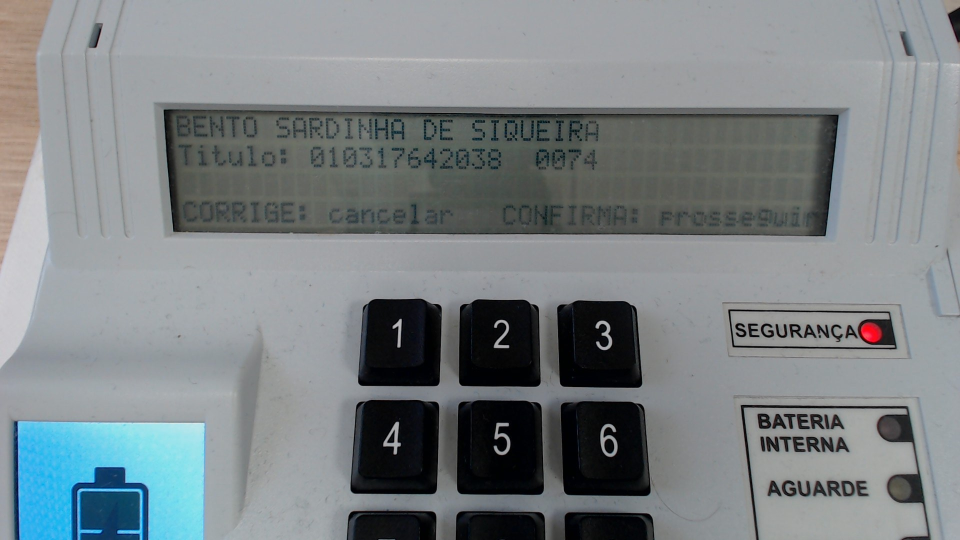
#> input picture Resources/P4.7.jpg, 1920 x 1080 px (shown at 1/2 size)
$ python Main.py
#> lines starting #> are read from the running program, lines starting #| are printed output that depends on the picture; after the words box and inside, x2 and y2 are one past the last pixel; in counts of white or black regions, pixels touching at a corner belong together
### Rectify.py
import cv2
import numpy as np


class Rectify:
    def __init__(self, frame):
        self.frame = frame

    def Rectify(self):
        try:
            areas, list_points, area_aux, points_aux, point1, point4, aux1, aux2 = [], [], 0, 0, 0, 0, [], []

            # Pré-processamentos necessários para destacar borda e retificar a imagem.
            image_blur = cv2.GaussianBlur(self.frame, (7, 7), 1)
            image_gray = cv2.cvtColor(image_blur, cv2.COLOR_BGR2GRAY)
            image_canny = cv2.Canny(image_gray, 15, 15, 3)
            kernel = np.ones((5, 5))
            image_dilate = cv2.dilate(image_canny, kernel, iterations=1)

            contours, hierarchy = cv2.findContours(image_dilate, cv2.RETR_EXTERNAL, cv2.CHAIN_APPROX_SIMPLE)

            for c in contours:
                area = cv2.contourArea(c)
                areas.append(area)
                perimeter = cv2.arcLength(c, True)
                approx = cv2.approxPolyDP(c, 0.02 * perimeter, True)
                list_points.append(approx)

            i = 0
            for n in areas:
                if n > area_aux:
                    area_aux = n

                    if len(list_points[i]) == 4:
                        points_aux = list_points[i]

                i = i + 1

            sum0 = points_aux[0, 0, 0] + points_aux[0, 0, 1]
            sum1 = points_aux[1, 0, 0] + points_aux[1, 0, 1]
            sum2 = points_aux[2, 0, 0] + points_aux[2, 0, 1]
            sum3 = points_aux[3, 0, 0] + points_aux[3, 0, 1]

            bigger = max([sum0, sum1, sum2, sum3])
            smaller = min([sum0, sum1, sum2, sum3])

            if bigger == sum0:
                point4 = [points_aux[0, 0, 0], points_aux[0, 0, 1]]
                sum0 = 0
            elif bigger == sum1:
                point4 = [points_aux[1, 0, 0], points_aux[1, 0, 1]]
                sum1 = 0
            elif bigger == sum2:
                point4 = [points_aux[2, 0, 0], points_aux[2, 0, 1]]
                sum2 = 0
            elif bigger == sum3:
                point4 = [points_aux[3, 0, 0], points_aux[3, 0, 1]]
                sum3 = 0

            if smaller == sum0:
                point1 = [points_aux[0, 0, 0], points_aux[0, 0, 1]]
                sum0 = 0
            elif smaller == sum1:
                point1 = [points_aux[1, 0, 0], points_aux[1, 0, 1]]
                sum1 = 0
            elif smaller == sum2:
                point1 = [points_aux[2, 0, 0], points_aux[2, 0, 1]]
                sum2 = 0
            elif smaller == sum3:
                point1 = [points_aux[3, 0, 0], points_aux[3, 0, 1]]
                sum3 = 0

            list_sum = [sum0, sum1, sum2, sum3]

            j = 0
            for n in list_sum:
                if n == 0:
                    list_sum.remove(n)
                j += 1

            if list_sum[0] == sum0:
                aux1 = [points_aux[0, 0, 0], points_aux[0, 0, 1]]
            elif list_sum[0] == sum1:
                aux1 = [points_aux[1, 0, 0], points_aux[1, 0, 1]]
            elif list_sum[0] == sum2:
                aux1 = [points_aux[2, 0, 0], points_aux[2, 0, 1]]
            elif list_sum[0] == sum3:
                aux1 = [points_aux[3, 0, 0], points_aux[3, 0, 1]]

            if list_sum[1] == sum0:
                aux2 = [points_aux[0, 0, 0], points_aux[0, 0, 1]]
            elif list_sum[1] == sum1:
                aux2 = [points_aux[1, 0, 0], points_aux[1, 0, 1]]
            elif list_sum[1] == sum2:
                aux2 = [points_aux[2, 0, 0], points_aux[2, 0, 1]]
            elif list_sum[1] == sum3:
                aux2 = [points_aux[3, 0, 0], points_aux[3, 0, 1]]

            if aux1[0] > aux2[0]:
                point2 = aux1
                point3 = aux2
            else:
                point3 = aux1
                point2 = aux2

            list_out = [point1[0], point1[1], point2[0], point2[1], point3[0], point3[1], point4[0], point4[1]]

            points_in = np.float32([[list_out[0], list_out[1]], [list_out[2], list_out[3]],
                                    [list_out[4], list_out[5]], [list_out[6], list_out[7]]])

            points_out = np.float32([[0, 0], [1920, 0], [0, 1080], [1920, 1080]])

            matrix = cv2.getPerspectiveTransform(points_in, points_out)
            rectify = cv2.warpPerspective(self.frame, matrix, (1920, 1080))

            return rectify
        except(Exception,):
            return self.frame

### Main.py
# A princípio foi determinado a escolha da melhor posição do braço robótico para que a influência da luz externa
# não criasse reflexão e o angulo fosse compatível com a angulação da tela do terminal. Desta forma minimizamos a
# interferência desses fatores, diminuindo a necessidade de mais processos que melhorem a eficiência do OCR.
# Foi utilizado o easyocr, pois durante a fase de estudo apresentou melhores resultados em relação ao tesseract.
# O opencv e o numpy foram utilizados no código para o tratamento e processamento das imagens.

import easyocr
import cv2
import numpy as np
from Rectify import Rectify


# Criar função para destacar arestas e pegar a área da tela
def detect_contours(image_source, image_contour):
    n = 0

    contours, hierarchy = cv2.findContours(image_source, cv2.RETR_EXTERNAL, cv2.CHAIN_APPROX_NONE)

    for cnt in contours:
        area = cv2.contourArea(cnt)
        areaMin = 11000
        if area > areaMin:
            cv2.drawContours(image_contour, cnt, -1, (255, 0, 255), 7)
            perimeter = cv2.arcLength(cnt, True)

            approx = cv2.approxPolyDP(cnt, 0.02 * perimeter, True)

            n = approx.ravel()
            i = 0

            for _ in n:
                if i % 2 == 0:
                    x = n[i]
                    y = n[i + 1]
                    string = str(x) + " " + str(y)

                    if i == 0:
                        cv2.putText(image_contour, "Arrow tip", (x, y),
                                    cv2.FONT_HERSHEY_COMPLEX, 0.5, (255, 0, 0))
                    else:
                        cv2.putText(image_contour, string, (x, y),
                                    cv2.FONT_HERSHEY_COMPLEX, 0.5, (0, 255, 0))
                i = i + 1
    print(n)
    return n


# Criar função para retificar a imagem de acordo com a área da tela
def rectify_AOI(image_source):
    final = Rectify(image_source).Rectify()

    return final


# Criar função para realizar o pré-processamento
def preProcessing(image_source):
    image_blur = cv2.medianBlur(image_source, 5)
    image_pre_process = cv2.adaptiveThreshold(image_blur, 255, cv2.ADAPTIVE_THRESH_MEAN_C, cv2.THRESH_BINARY, 13, 3)
    imageBilateral = cv2.bilateralFilter(image_pre_process, 20, 200, 250)

    return imageBilateral


# Criar função para aplicar o easy OCR e retornar o que foi lido
def apply_easy_OCR(image_source):
    reader = easyocr.Reader(['pt', 'en'])
    result = reader.readtext(image_source, detail=0)

    return result


# Criar função para escrever a saída do OCR em um arquivo
# [5 lines left out: function generate_relatory, not called in this run]


# Primeiro fazemos a leitura da imagem baixada através desse link
# https://drive.google.com/drive/folders/1_tO59D1lwHeezLvmAQQY5xCk9yWhMblH?usp=sharing
# Lembrar de baixar a imagem e colocar na pasta resources
image = cv2.imread('Resources/P4.7.jpg', 1)  # Mudar o caminho da fot6
#> image is the input picture: shape (1080, 1920, 3); mean B, G, R 132.8, 130, 123.3

# Redefinimos o tamanho da imagem, pois isso melhorou a eficiència do OCR para nossa imagem
image = cv2.resize(image, (900, 600))
#> image: shape (600, 900, 3)

# Criamos uma cópia da imagem para não alterar a imagem original
imageContour = image.copy()

# Aplicamos um filtro de borramento Gaussiano para reduzir o ruído
imageBlur = cv2.GaussianBlur(image, (7, 7), 1)

# Transformamos o espaço de cor da imagem original para GRAY para poder aplicar o detector de bordas de Canny.
imageGray = cv2.cvtColor(imageBlur, cv2.COLOR_BGR2GRAY)

# Canny foi utilizado, pois, apresentaram melhores resultado em comparação com o Sobel.
imageCanny = cv2.Canny(imageGray, 70, 210, 3)
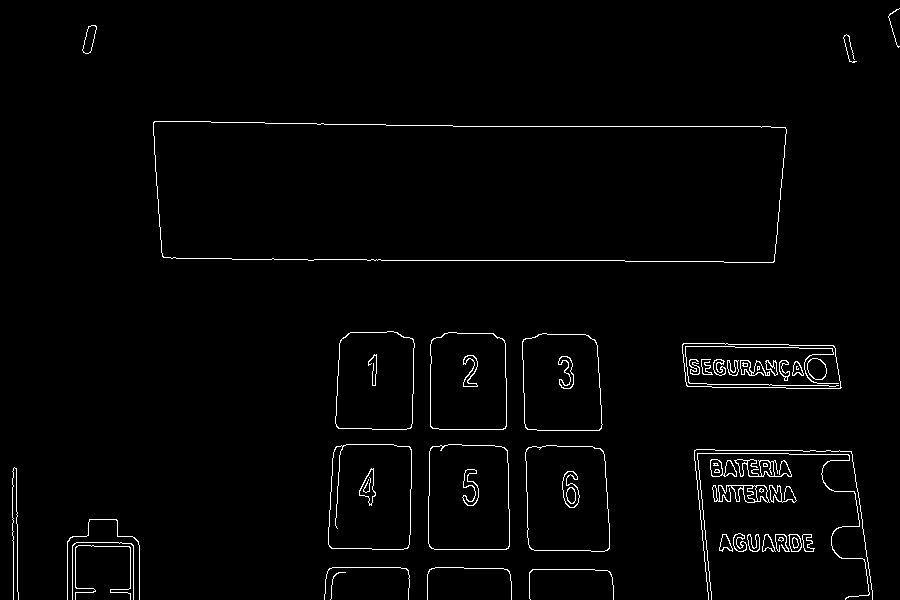
#> imageCanny: shape (600, 900); 1.9% white in thin lines or dots

# Foi utilizado uma dilatação para melhorar as bordas
kernel = np.ones((5, 5))
imageDilate = cv2.dilate(imageCanny, kernel, iterations=1)
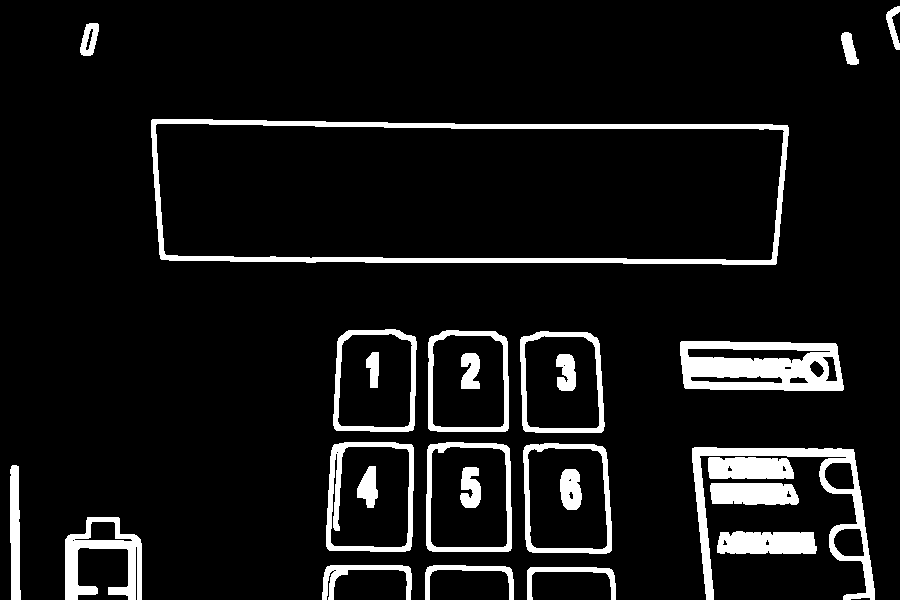
#> imageDilate: shape (600, 900); 8.6% white; 26 white regions

# Função utilizada para definir a área da tela e os pontos de interesse
frame = detect_contours(imageDilate, imageContour)
#> in detect_contours, `contours, hierarchy = cv2.findContours(image_source, cv2.RETR_EXTERNAL..`: contours = 20 contours; largest, box (x1, y1, x2, y2) and area: (151, 119, 789, 265) 87365, (523, 443, 612, 554) 9087, (326, 442, 414, 552) 9046, (426, 442, 512, 552) 9011, (520, 331, 605, 433) 7895
#> the loop in detect_contours, `for cnt in contours:` made 20 passes
#> (area, perimeter, n) on pass 17: (87365, 1543.7, [151, 120, 161, 259, 776, 263, 787, 125])
#> after the loop in detect_contours, `for cnt in contours:`:
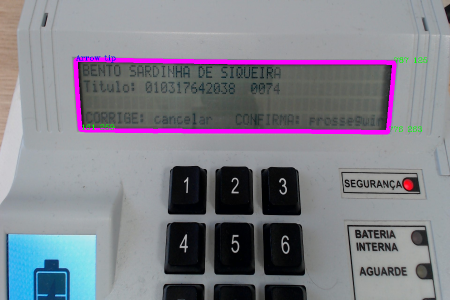
#> image_contour: shape (600, 900, 3) (shown at 1/2 size); mean B, G, R 136.2, 127.3, 126.8
#| [151 120 161 259 776 263 787 125]
#> frame = [151, 120, 161, 259, 776, 263, 787, 125]

# Aqui nós passamos os pontos de interesse da tela para fazer a retificação da imagem para melhorar ainda mais
# a eficiência do OCR.
rectifyImage = rectify_AOI(image)
#> in Rectify, `image_dilate = cv2.dilate(image_canny, kernel, iterations=1)`:
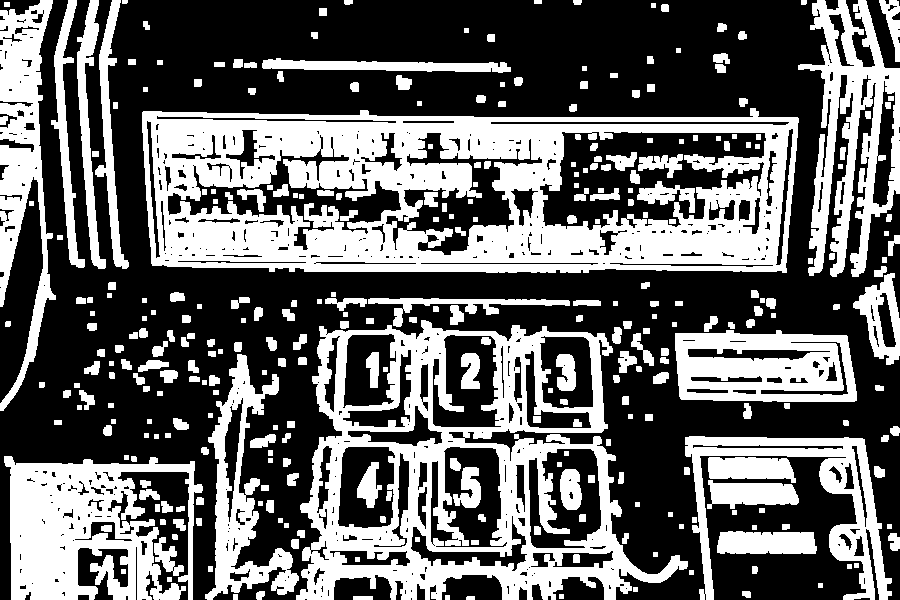
#> image_dilate: shape (600, 900); 39.5% white; 327 white regions
#> in Rectify, `contours, hierarchy = cv2.findContours(image_dilate, cv2.RETR_EXTERNAL..`: contours = 245 contours, 60 with area under 20; largest, box (x1, y1, x2, y2) and area: (142, 108, 799, 273) 99578, (296, 320, 688, 600) 74451, (4, 456, 203, 600) 17442, (798, 0, 900, 277) 13590, (675, 330, 857, 402) 11651
#> the loop in Rectify, `for c in contours:` made 245 passes
#> (area, perimeter) on passes 1, 6, 7: (23.5, 21.41), (41.5, 26.24), (51.5, 29.07)
#> after the loop in Rectify, `for c in contours:`: areas = 245 values, max 99578 at index 194, min 14.5 at index 240, mean 1114.5; list_points = 245 contours, 61 with area under 20; largest, box (x1, y1, x2, y2) and area: (143, 111, 799, 273) 98701, (296, 326, 687, 600) 81144, (4, 456, 195, 600) 18693, (0, 0, 56, 411) 14778, (808, 0, 900, 277) 11714
#> the loop in Rectify, `for n in areas:` made 245 passes
#> (n, area_aux, points_aux) on pass 2: (57, 57, [[353, 596], [353, 599], [372, 599], [372, 596]])
#> after the loop in Rectify, `for n in areas:`: area_aux = 99578; i = 245
#> in Rectify, `sum0 = points_aux[0, 0, 0] + points_aux[0, 0, 1]`: sum0 = 916
#> in Rectify, `sum1 = points_aux[1, 0, 0] + points_aux[1, 0, 1]`: sum1 = 254
#> in Rectify, `sum2 = points_aux[2, 0, 0] + points_aux[2, 0, 1]`: sum2 = 414
#> in Rectify, `sum3 = points_aux[3, 0, 0] + points_aux[3, 0, 1]`: sum3 = 1058
#> in Rectify, `smaller = min([sum0, sum1, sum2, sum3])`: smaller = 254
#> in Rectify, `point4 = [points_aux[3, 0, 0], points_aux[3, 0, 1]]`: point4 = [786, 272]
#> in Rectify, `point1 = [points_aux[1, 0, 0], points_aux[1, 0, 1]]`: point1 = [143, 111]
#> in Rectify, `list_sum = [sum0, sum1, sum2, sum3]`: list_sum = [916, 0, 414, 0]
#> the loop in Rectify, `for n in list_sum:` made 3 passes
#> n on passes 1 to 3: 916, 0, 0
#> after the loop in Rectify, `for n in list_sum:`: j = 3; list_sum = [916, 414]
#> in Rectify, `aux1 = [points_aux[0, 0, 0], points_aux[0, 0, 1]]`: aux1 = [798, 118]
#> in Rectify, `aux2 = [points_aux[2, 0, 0], points_aux[2, 0, 1]]`: aux2 = [151, 263]
#> in Rectify, `point2 = aux1`: point2 = [798, 118]
#> in Rectify, `point3 = aux2`: point3 = [151, 263]
#> in Rectify, `list_out = [point1[0], point1[1], point2[0], point2[1], point3[0], poi..`: list_out = [143, 111, 798, 118, 151, 263, 786, 272]
#> in Rectify, `points_in = np.float32([[list_out[0], list_out[1]], [list_out[2], list..`: points_in = [[143, 111], [798, 118], [151, 263], [786, 272]]
#> in Rectify, `matrix = cv2.getPerspectiveTransform(points_in, points_out)`: matrix = [[2.92, -0.154, -400.8], [-0.0723, 6.77, -740.9], [2.46e-05, -0.000197, 1]]
#> in Rectify, `rectify = cv2.warpPerspective(self.frame, matrix, (1920, 1080))`:
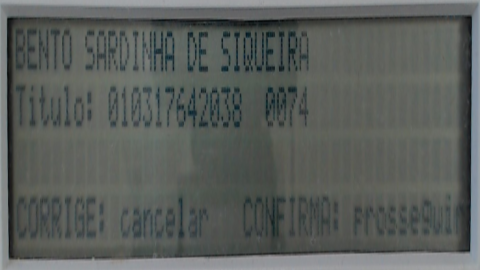
#> rectify: shape (1080, 1920, 3) (shown at 1/4 size); mean B, G, R 91.1, 94.3, 89.9

rectifyImage = cv2.resize(rectifyImage, (1380, 300))
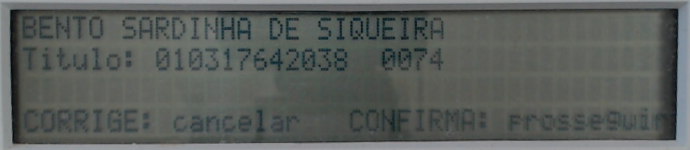
#> rectifyImage: shape (300, 1380, 3) (shown at 1/2 size); mean B, G, R 91, 94.2, 89.9

# Com a imagem retifcada nós passamos ela para gray para aplicarmos a função de pré-processamento definida após
# alguns testes
rectifyImage = cv2.cvtColor(rectifyImage, cv2.COLOR_BGR2GRAY)
#> rectifyImage: shape (300, 1380)

# Primeiro é feito um borramento para suavização, depois uma binarização da imagem e em seguida aplicamos um filtro
# lateral para retirar mais ruído, preservando as bordas
imagePreProcess = preProcessing(rectifyImage)
#> in preProcessing, `imageBilateral = cv2.bilateralFilter(image_pre_process, 20, 200, 250)`:
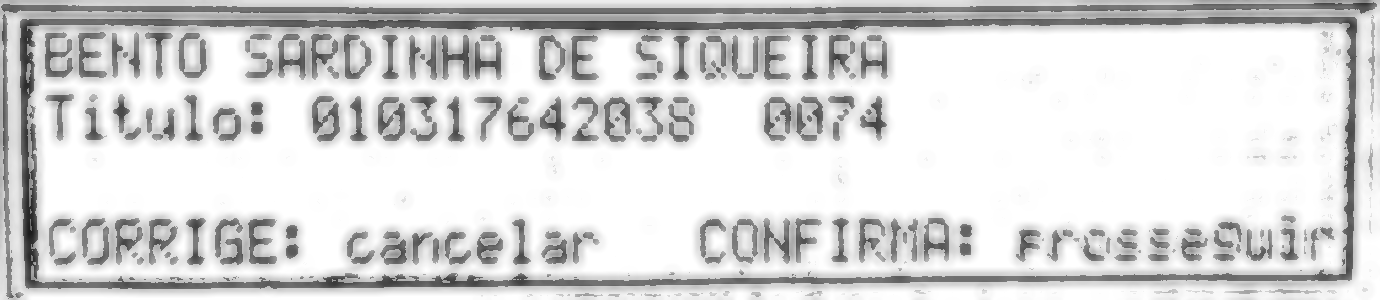
#> imageBilateral: shape (300, 1380); min 28, max 255, mean 215.8

# Por fim, aplicamos o Easyocr
#> (the run stopped early here; a loop or call above may not have finished)

$ run again, with Resources/P4.1.jpg copied over Resources/P4.7.jpg
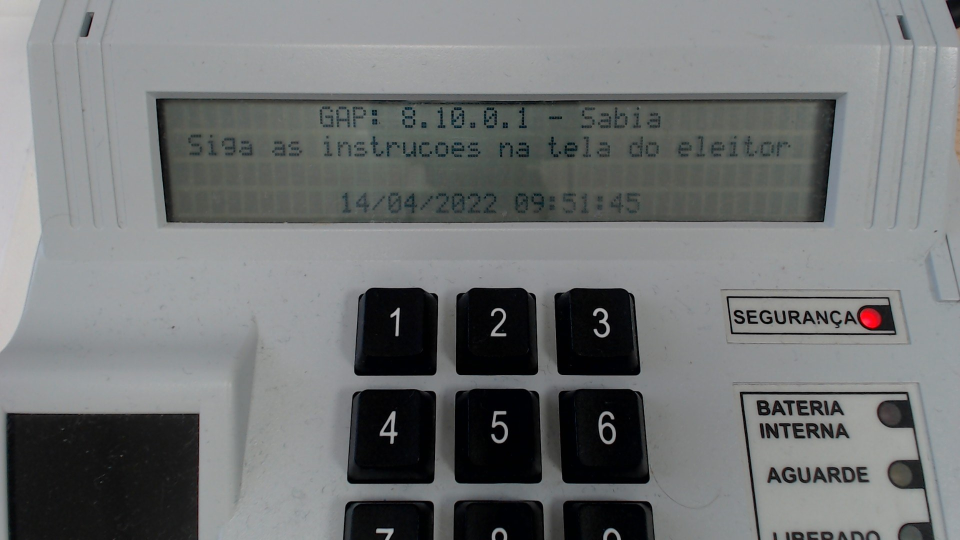
#> input picture Resources/P4.1.jpg, 1920 x 1080 px (shown at 1/2 size)
#> image is the input picture: shape (1080, 1920, 3); mean B, G, R 116.9, 116.4, 114
#> image: shape (600, 900, 3)
#> imageCanny: shape (600, 900); 1.9% white in thin lines or dots
#> imageDilate: shape (600, 900); 8.7% white; 31 white regions
#> in detect_contours, `contours, hierarchy = cv2.findContours(image_source, cv2.RETR_EXTERNAL..`: contours = 24 contours; largest, box (x1, y1, x2, y2) and area: (144, 107, 787, 251) 88992, (521, 429, 611, 540) 9178, (423, 429, 511, 540) 9164, (323, 430, 411, 540) 9128, (329, 317, 413, 420) 7999
#> the loop in detect_contours, `for cnt in contours:` made 24 passes
#> (area, perimeter, n) on pass 21: (88992, 1562.7, [144, 107, 156, 249, 775, 244, 785, 108])
#> after the loop in detect_contours, `for cnt in contours:`:
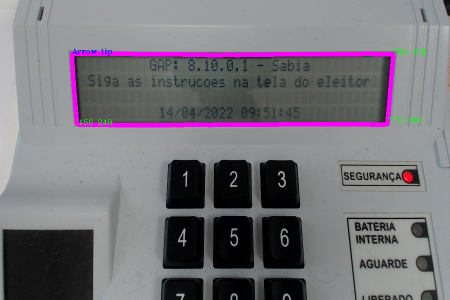
#> image_contour: shape (600, 900, 3) (shown at 1/2 size); mean B, G, R 120.5, 113.8, 117.6
#| [144 107 156 249 775 244 785 108]
#> frame = [144, 107, 156, 249, 775, 244, 785, 108]
#> image_canny: shape (600, 900); 6.9% white in thin lines or dots
#> image_dilate: shape (600, 900); 35.6% white; 369 white regions
#> in Rectify, `contours, hierarchy = cv2.findContours(image_dilate, cv2.RETR_EXTERNAL..`: contours = 269 contours, 54 with area under 20; largest, box (x1, y1, x2, y2) and area: (134, 95, 796, 261) 101412, (296, 306, 687, 600) 72827, (684, 419, 892, 600) 11966, (673, 301, 857, 391) 11897, (797, 0, 900, 260) 10662
#> the loop in Rectify, `for c in contours:` made 269 passes
#> (area, perimeter) on passes 3, 5, 6: (24.5, 19.41), (39, 34.83), (37.5, 24.24)
#> after the loop in Rectify, `for c in contours:`: areas = 269 values, max 101411.5 at index 223, min 16 at index 0, mean 946.9; list_points = 269 contours, 54 with area under 20; largest, box (x1, y1, x2, y2) and area: (134, 100, 796, 258) 100997, (302, 319, 687, 600) 73283, (807, 0, 900, 260) 11555, (673, 301, 857, 385) 11450, (684, 422, 892, 600) 9946
#> the loop in Rectify, `for n in areas:` made 269 passes
#> (n, area_aux, points_aux) on passes 2, 9: (39.5, 39.5, [[63, 595], [63, 599], [74, 599], [74, 596]]), (1018, 1018, [[832, 591], [734, 590], [734, 599], [827, 599]])
#> after the loop in Rectify, `for n in areas:`: area_aux = 101411.5; i = 269
#> sum0 = 235
#> sum1 = 401
#> sum2 = 1041
#> sum3 = 895
#> bigger = 1041
#> smaller = 235
#> point4 = [784, 257]
#> point1 = [134, 101]
#> in Rectify, `list_sum = [sum0, sum1, sum2, sum3]`: list_sum = [0, 401, 0, 895]
#> the loop in Rectify, `for n in list_sum:` made 2 passes
#> j on pass 1: 1
#> after the loop in Rectify, `for n in list_sum:`: j = 2; list_sum = [401, 895]
#> aux1 = [146, 255]
#> aux2 = [795, 100]
#> point3 = [146, 255]
#> point2 = [795, 100]
#> list_out = [134, 101, 795, 100, 146, 255, 784, 257]
#> points_in = [[134, 101], [795, 100], [146, 255], [784, 257]]
#> matrix = [[2.91, -0.227, -366.7], [0.0101, 6.65, -672.5], [2.93e-05, -0.000222, 1]]
#> image_pre_process: shape (300, 1380); 84.9% white; 412 black regions (229 under 20 px), largest, box (x1, y1, x2, y2) and area: (22, 15, 1359, 285) 22372, (4, 0, 1378, 297) 9425, (423, 290, 676, 297) 827
#> in preProcessing, `imageBilateral = cv2.bilateralFilter(image_pre_process, 20, 200, 250)`:
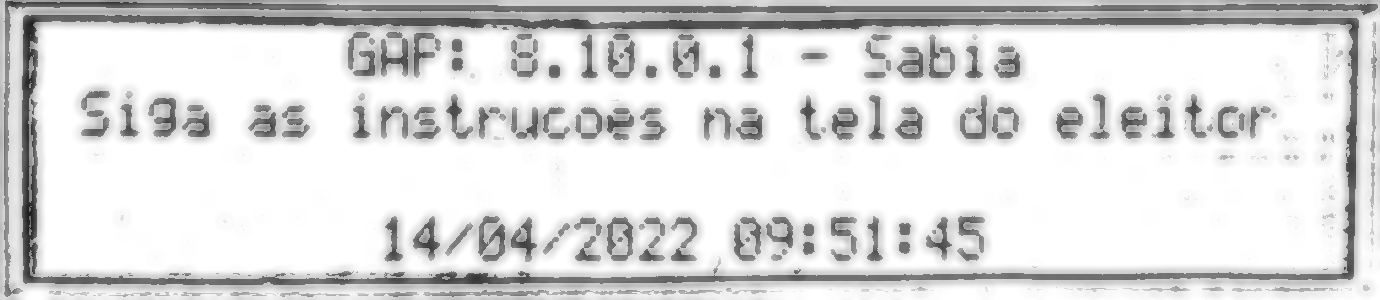
#> imageBilateral: shape (300, 1380); min 30, max 255, mean 220.1
